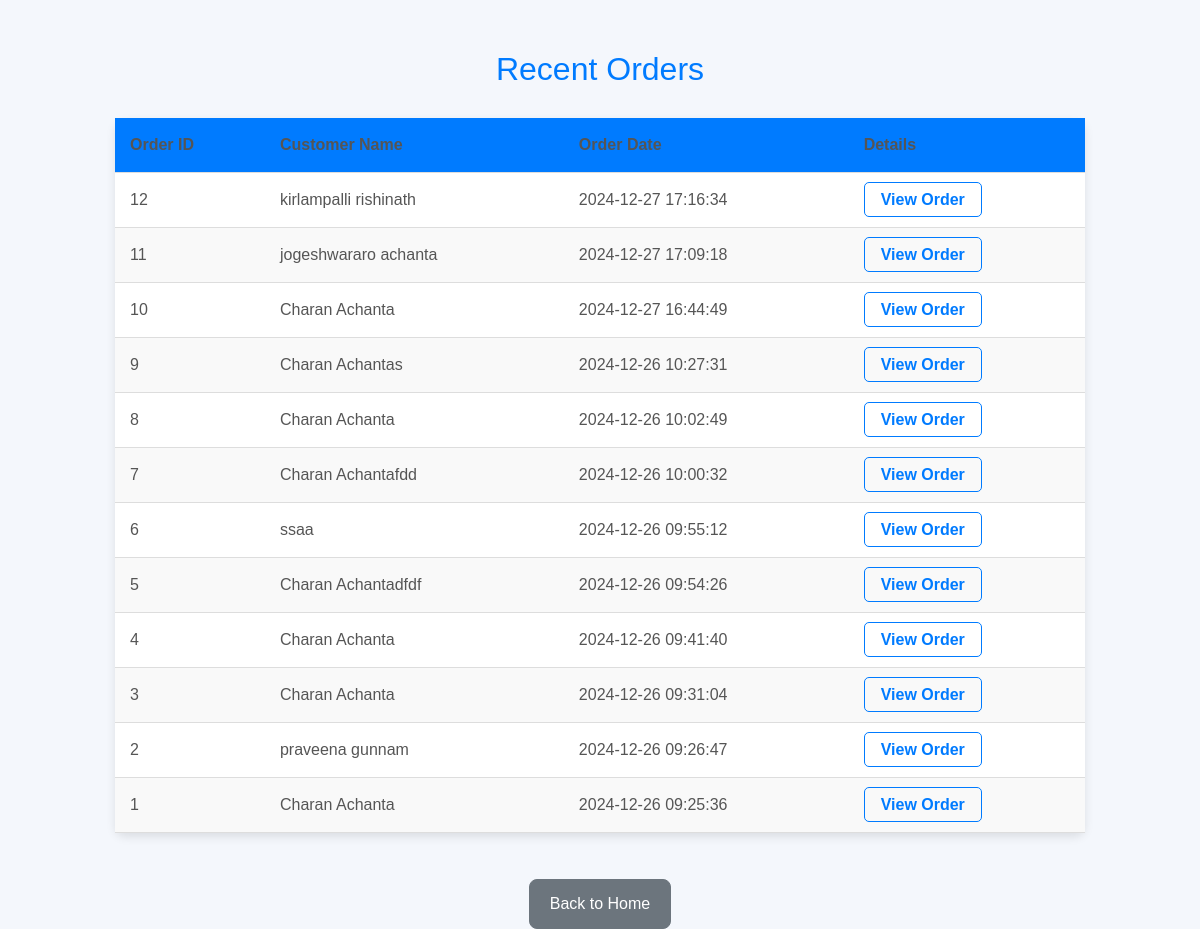
The page /owner_orders on the database its author committed.
### app.py (models this page shows)
class Order(db.Model):
    id = db.Column(db.Integer, primary_key=True)
    delivery_id = db.Column(db.Integer, db.ForeignKey('delivery.id'), nullable=False)
    cart_details = db.Column(JSON, nullable=False)
    created_at = db.Column(db.DateTime, default=db.func.current_timestamp())
    delivery = db.relationship('Delivery', backref=db.backref('orders', lazy=True))

class Delivery(db.Model):
    id = db.Column(db.Integer, primary_key=True)
    name = db.Column(db.String(100), nullable=False)
    address = db.Column(db.String(300), nullable=False)
    phone = db.Column(db.String(15), nullable=False)

### app.py (the view)
@app.route('/owner_orders')
def owner_orders():
    orders = Order.query.order_by(Order.created_at.desc()).all()  # Fetching orders in reverse order (most recent first)
    return render_template('owner_orders.html', orders=orders)

### templates/owner_orders.html (shortened to what this page needs)
<!DOCTYPE html>
<html lang="en">
<head>
    <link href="https://cdnjs.cloudflare.com/ajax/libs/bootstrap/5.3.0/css/bootstrap.min.css" rel="stylesheet">
</head>
<body>
    <div class="container">
        <h2>Recent Orders</h2>
        {% if orders %}
            <table>
                <thead>
                    <tr>
                        <th>Order ID</th>
                        <th>Customer Name</th>
                        <th>Order Date</th>
                        <th>Details</th>
                    </tr>
                </thead>
                <tbody>
                    {% for order in orders %}
                    <tr>
                        <td>{{ order.id }}</td>
                        <td>{{ order.delivery.name }}</td>
                        <td>{{ order.created_at }}</td>
                        <td><a href="{{ url_for('order_details', order_id=order.id) }}">View Order</a></td>
                    </tr>
                    {% endfor %}
                </tbody>
            </table>
        {% else %}
            <p class="no-orders">No orders found.</p>
        {% endif %}
        <div class="back-button">
            <a href="{{ url_for('home') }}" class="btn btn-secondary mt-3">Back to Home</a>
        </div>
    </div>
</body>
</html>

### templates/owner_orders.html (style rules this page uses)
body { font-family: 'Arial', sans-serif; background-color: #f4f7fc; margin: 0; padding: 0; }
.container { max-width: 1000px; margin-top: 50px; padding: 0 15px; }
h2 { font-size: 2rem; margin-bottom: 20px; text-align: center; color: #007bff; }
table { width: 100%; margin-top: 30px; border-collapse: collapse; background-color: #ffffff; border-radius: 10px; box-shadow: 0 4px 10px rgba(0, 0, 0, 0.1); }
table thead { background-color: #007bff; color: #fff; font-weight: bold; text-align: left; }
table th, table td { padding: 15px; text-align: left; border-bottom: 1px solid #ddd; font-size: 1rem; color: #555; }
table tr:nth-child(even) { background-color: #f9f9f9; }
table td a { text-decoration: none; color: #007bff; font-weight: bold; border: 1px solid #007bff; padding: 8px 16px; border-radius: 5px; transition: all 0.3s ease; }
.back-button { text-align: center; margin-top: 30px; }
.back-button a { text-decoration: none; background-color: #6c757d; color: white; padding: 12px 20px; font-size: 1rem; border-radius: 8px; transition: background-color 0.3s; }

### rows shown on the page
Order: id "12", delivery.name "kirlampalli rishinath", created_at "2024-12-27 17:16:34"
Order: id "11", delivery.name "jogeshwararo achanta", created_at "2024-12-27 17:09:18"
Order: id "10", delivery.name "Charan Achanta", created_at "2024-12-27 16:44:49"
Order: id "9", delivery.name "Charan Achantas", created_at "2024-12-26 10:27:31"
Order: id "8", delivery.name "Charan Achanta", created_at "2024-12-26 10:02:49"
Order: id "7", delivery.name "Charan Achantafdd", created_at "2024-12-26 10:00:32"
Order: id "6", delivery.name "ssaa", created_at "2024-12-26 09:55:12"
Order: id "5", delivery.name "Charan Achantadfdf", created_at "2024-12-26 09:54:26"
Order: id "4", delivery.name "Charan Achanta", created_at "2024-12-26 09:41:40"
Order: id "3", delivery.name "Charan Achanta", created_at "2024-12-26 09:31:04"
Order: id "2", delivery.name "praveena gunnam", created_at "2024-12-26 09:26:47"
Order: id "1", delivery.name "Charan Achanta", created_at "2024-12-26 09:25:36"
